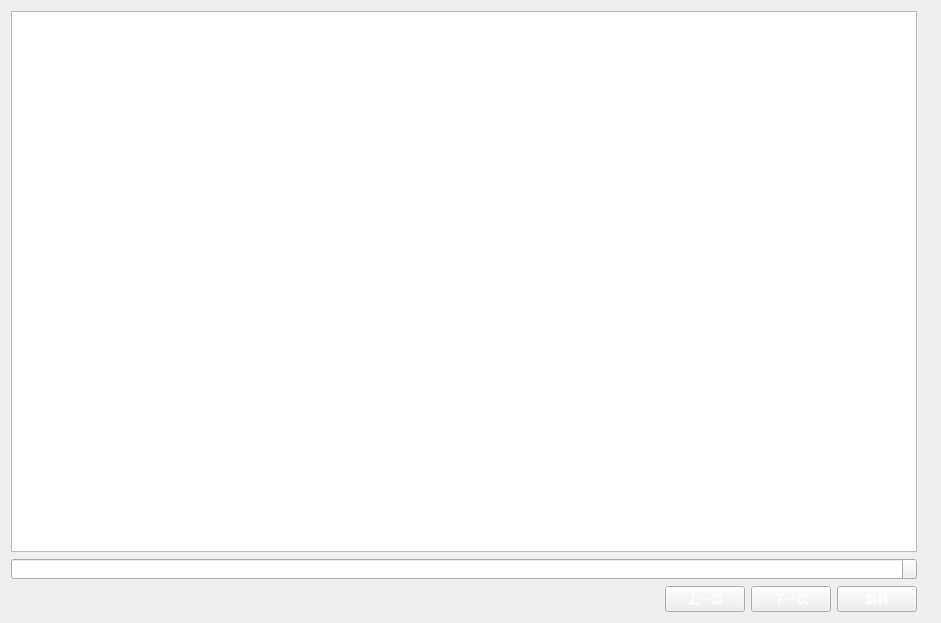
<?xml version="1.0" encoding="UTF-8"?>
<ui version="4.0">
 <class>ncbelow_table</class>
 <widget class="QWidget" name="ncbelow_table">
  <property name="geometry">
   <rect>
    <x>0</x>
    <y>0</y>
    <width>941</width>
    <height>623</height>
   </rect>
  </property>
  <property name="windowTitle">
   <string>Form</string>
  </property>
  <property name="styleSheet">
   <string notr="true">color: rgb(255, 255, 255);</string>
  </property>
  <layout class="QGridLayout" name="gridLayout">
   <item row="5" column="5">
    <widget class="QLabel" name="label">
     <property name="text">
      <string/>
     </property>
    </widget>
   </item>
   <item row="5" column="4">
    <widget class="QPushButton" name="pushButton_3">
     <property name="text">
      <string>跳转</string>
     </property>
    </widget>
   </item>
   <item row="5" column="2">
    <widget class="QPushButton" name="pushButton">
     <property name="text">
      <string>上一页</string>
     </property>
    </widget>
   </item>
   <item row="5" column="3">
    <widget class="QPushButton" name="pushButton_2">
     <property name="text">
      <string>下一页</string>
     </property>
    </widget>
   </item>
   <item row="5" column="0">
    <spacer name="horizontalSpacer">
     <property name="orientation">
      <enum>Qt::Horizontal</enum>
     </property>
     <property name="sizeHint" stdset="0">
      <size>
       <width>40</width>
       <height>20</height>
      </size>
     </property>
    </spacer>
   </item>
   <item row="0" column="0" colspan="5">
    <widget class="QTableWidget" name="tableWidget">
     <property name="styleSheet">
      <string notr="true">color: rgb(255, 255, 255);</string>
     </property>
    </widget>
   </item>
   <item row="2" column="0" colspan="5">
    <widget class="QSpinBox" name="spinBox">
     <property name="minimum">
      <number>1</number>
     </property>
    </widget>
   </item>
  </layout>
 </widget>
 <resources/>
 <connections/>
</ui>
